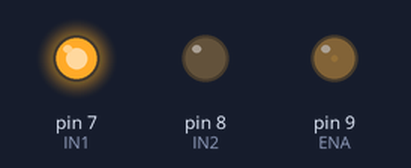
Bench run of a sketch on a simulated Arduino Uno, built with avr-gcc and run on an emulated ATmega328P. On the bench: output pins drawn as LEDs (lit = HIGH).

Above: at 0.05 s.
At 1.15 s:
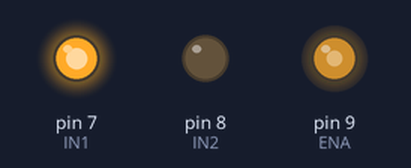
At 2.3 s:
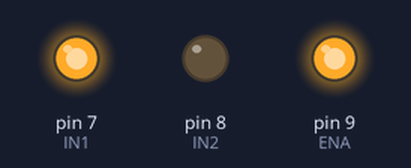
At 4.6 s:
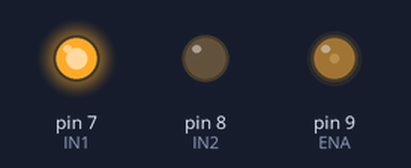
Timing chart, 0 to 7.8 s (numbered marks = the images above):
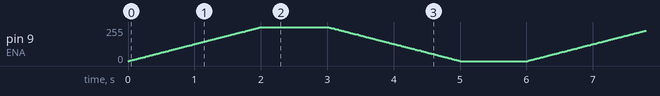

The sketch:

vel-solucion-millis.ino
```cpp
// Solución alternativa del reto de la lección 10: el valor se calcula con millis() (sin for).
const int IN1 = 7;
const int IN2 = 8;
const int ENA = 9;
unsigned long inicio;

void setup() {
  pinMode(IN1, OUTPUT);
  pinMode(IN2, OUTPUT);
  digitalWrite(IN1, HIGH);
  digitalWrite(IN2, LOW);
  inicio = millis();
}

void loop() {
  unsigned long t = (millis() - inicio) % 6000;
  int v;
  if (t < 2000) v = map(t, 0, 2000, 0, 255);
  else if (t < 3000) v = 255;
  else if (t < 5000) v = map(t, 3000, 5000, 255, 0);
  else v = 0;
  analogWrite(ENA, v);
}
```
